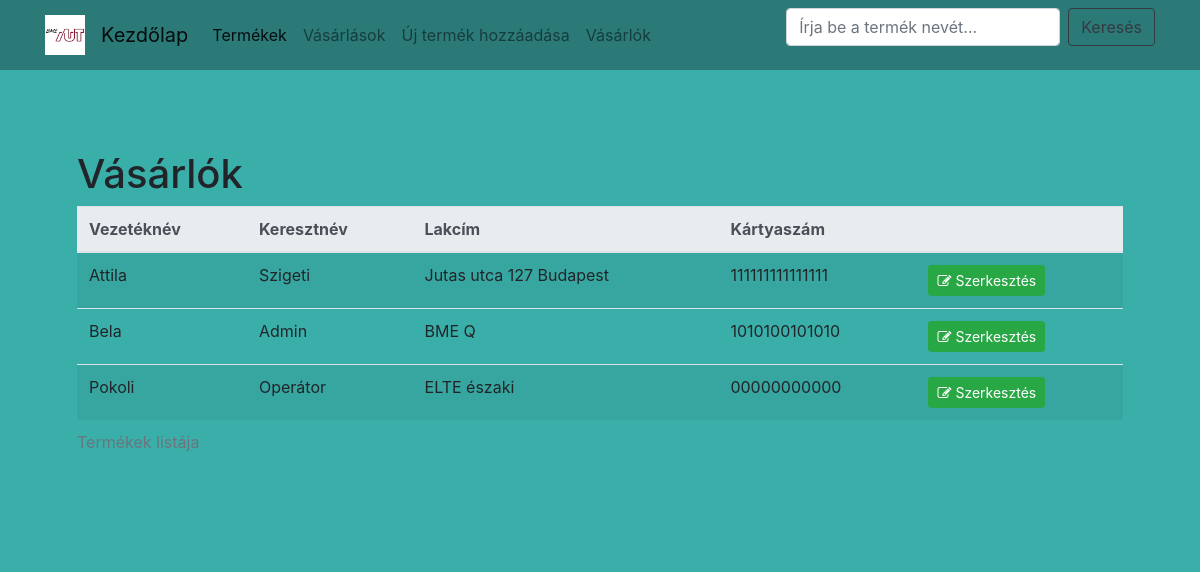
Screenshot of /vevo.php with the database file from the repository.
### tables this page shows
create table vevo(
    id int  primary key auto_increment,
    vezeteknev nvarchar(55) not null,
    keresztnev nvarchar(55) not null,
    lakcim nvarchar(45),
    kartyaszam nvarchar(45)
);

### vevo.php (the view, shortened to what this page needs)
<?php
$link=getDb();
?>
<html>
<head>
    <link rel="stylesheet" href="https://maxcdn.bootstrapcdn.com/bootstrap/4.0.0/css/bootstrap.min.css">
    <link rel="stylesheet" href="https://maxcdn.bootstrapcdn.com/font-awesome/4.7.0/css/font-awesome.min.css">
    <link rel="stylesheet" href="webshop.css">
</head>
<body>
    <div class="container main-content">
        <div class="jumbotron">
            <h1>Vásárlók</h1>
            <?php
            $querySelectAll="SELECT id, vezeteknev, keresztnev, lakcim, kartyaszam FROM vevo";
            $eredmeny=mysqli_query($link,$querySelectAll) or die(mysqli_error($link));
            ?>
            <table class="table table-striped">
            <caption>Termékek listája</caption>
                <thead class="thead-light">
                    <tr>
                        <th>Vezetéknév</th>
                        <th>Keresztnév</th>
                        <th>Lakcím</th>
                        <th>Kártyaszám</th>
                        <th></th>
                    </tr>
                </thead>
                <tbody class="light">
                <?php while ($row = mysqli_fetch_array($eredmeny)): ?>
                    <tr>
                        <td><?=$row['vezeteknev']?></td>
                        <td><?=$row['keresztnev']?></td>
                        <td><?=$row['lakcim']?></td>
                        <td><?=$row['kartyaszam']?></td>
                        <td>
                            <a class="btn btn-success btn-sm" href="edit-vevo.php?vevoid=<?=$row['id']?>">
                                <i class="fa fa-edit"></i> Szerkesztés
                            </a>
                        </td>
                    </tr>
                <?php endwhile; ?>
                </tbody>
            </table>
        </div>
    </div>
  </body>
</body>
</html>

### webshop.css (style rules this page uses)
.main-content { margin-top:1em; }
body { background-color: #3AAFA9; background-image: url(background_bluish.jpg); background-blend-mode: normal; background-attachment: fixed; background-repeat: no-repeat; background-position: right top; }
.jumbotron { background-color: #3AAFA9 !important; }

### rows the page displays
vevo: vezeteknev "Attila", keresztnev "Szigeti", lakcim "Jutas utca 127 Budapest", kartyaszam "111111111111111"
vevo: vezeteknev "Bela", keresztnev "Admin", lakcim "BME Q", kartyaszam "1010100101010"
vevo: vezeteknev "Pokoli", keresztnev "Operátor", lakcim "ELTE északi", kartyaszam "00000000000"
